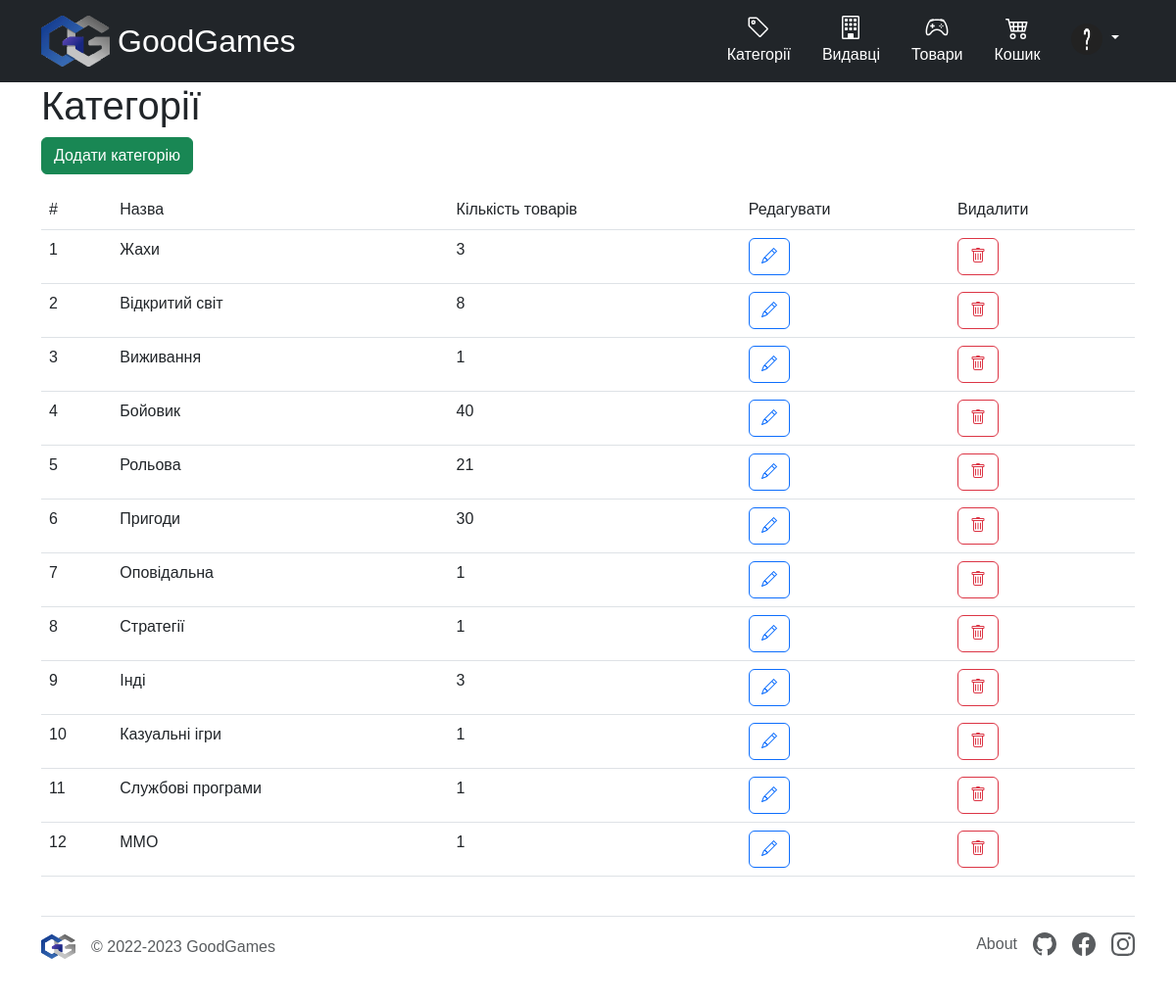
/category (signed in), run on the app's committed database.
### tables this page shows
CREATE TABLE `category` (
  `id` int NOT NULL,
  `name` varchar(255) NOT NULL
);

### core/Template.php (called while the page is built, shortened)
<?php
class Template
{
    protected $path;
    public function __construct($path)
    {
        $this->path = $path;
    }
    public function getHTML()
    {
        include($this->path);
        $html = ob_get_contents();
        return $html;
    }
}

### core/Controller.php (called while the page is built, shortened)
<?php
class Controller
{
    protected $viewPath;
    public function __construct()
    {
        $this->moduleName = \core\Core::getInstance()->app['moduleName'];
        $this->actionName = \core\Core::getInstance()->app['actionName'];
        $this->viewPath = "views/$this->moduleName/$this->actionName.php";
    }
    public function render($viewPath = null, $params = null)
    {
        if (empty($viewPath))
            $viewPath = $this->viewPath;
        $tpl = new Template($viewPath);
        if (!empty($params))
            $tpl->setParams($params);
        return $tpl->getHTML();
    }
}

### controllers/CategoryController.php (called while the page is built, shortened)
<?php
class CategoryController extends Controller
{
    public function indexAction()
    {
        $categories = Category::getCategoriesWithCount();
        return $this->render(null, [
            'categories' => $categories
        ]);
    }
}

### index.php (called while the page is built, shortened)
<?php
spl_autoload_register(function ($className) {
    $path = $className . '.php';
});
$core = core\Core::getInstance();
$core->Initialize();
$core->Run();

### models/User.php (called while the page is built, shortened)
<?php
class User
{
    public static $accessLevels = [
        'user' => 1,
        'admin' => 10,
        'superAdmin' => 11,
    ];
    public static function getCurrentAuthentificatedUser()
    {
        return $_SESSION['user'] ?? null;
    }
    public static function isAdmin()
    {
        $user = self::getCurrentAuthentificatedUser();
        return $user['access_level'] == self::$accessLevels['admin'] || $user['access_level'] == self::$accessLevels['superAdmin'];
    }
}

### core/DB.php (called while the page is built, shortened)
<?php
class DB
{
    protected $pdo;
    public function __construct($hostname, $login, $password, $database)
    {
        $this->pdo = new \PDO("mysql:host=$hostname;dbname=$database", $login, $password);
    }
    public function select($tableName, $fieldList = "*", $conditionArray = null)
    {
        if (is_string($fieldList))
            $fieldListString = $fieldList;
        $wherePartString = "";
        if (is_array($conditionArray)) {
            foreach ($conditionArray as $key => $value) {
                $parts[] = "$key = :$key";
            }
            $wherePartString = "WHERE " . implode(' AND ', $parts);
        }
        $res = $this->pdo->prepare("SELECT $fieldListString FROM $tableName $wherePartString");
        $res->execute($conditionArray);
        return $res->fetchAll(\PDO::FETCH_ASSOC);
    }
}

### models/Category.php (called while the page is built, shortened)
<?php
class Category
{
    protected static $tableName = 'category';
    public static function getCategoriesWithCount()
    {
        $rows = Core::getInstance()->db->select(self::$tableName);
        foreach ($rows as $key => $row) {
            $rows[$key]['count'] = CategoryList::getCategoryCount($row['id']);
        }
        return $rows;
    }
}

### models/CategoryList.php (called while the page is built, shortened)
<?php
class CategoryList
{
    protected static $tableName = 'category_list';
    public static function getCategoryCount($category_id)
    {
        $rows = Core::getInstance()->db->select(
            self::$tableName,
            '*',
            [
                'category_id' => $category_id
            ]
        );
        return count($rows);
    }
}

### views/category/index.php (the view, shortened to what this page needs)
<h1>Категорії</h1>
<?php if (User::isAdmin()): ?>
    <div class="mb-3">
        <a href="/category/add" class="btn btn-success">Додати категорію</a>
    </div>
<?php endif; ?>
<table class="table table-hover">
    <thead>
        <tr>
            <td>#</td>
            <td>Назва</td>
            <td>Кількість товарів</td>
            <?php if (User::isAdmin()): ?>
                <td>Редагувати</td>
                <td>Видалити</td>
            <?php endif; ?>
        </tr>
    </thead>
    <?php if (!empty($categories)): ?>
        <?php
        $index = 1;
        foreach ($categories as $row): ?>
            <tr onclick="trHref(event, '/product?categories_id%5B%5D=<?= $row['id'] ?>')" style="cursor:pointer;">
                <td>
                    <?= $index ?>
                </td>
                <td><?= $row['name'] ?></td>
                <td>
                    <?= $row['count'] ?>
                </td>
                <?php if (User::isAdmin()): ?>
                    <td>
                        <a href="/category/edit/<?= $row['id'] ?>" class="btn btn-outline-primary"></a>
                    </td>
                    <td>
                        <a href="/category/delete/<?= $row['id'] ?>" class="btn btn-outline-danger"></a>
                    </td>
                <?php endif; ?>
            </tr>
            <?php
            $index++;
        endforeach; ?>
    <?php endif; ?>
</table>

### themes/light/css/style.css (style rules this page uses)
body { display: flex; flex-direction: column; min-height: 100vh; font-family: "Motiva Sans", Sans-serif; }
.bi { vertical-align: -0.125em; fill: currentColor; }

### data on the page
category: name "Жахи", id "3"
category: name "Відкритий світ", count "8"
category: name "Виживання", count "1"
category: name "Бойовик", count "40"
category: name "Рольова", count "21"
category: name "Пригоди", count "30"
category: name "Оповідальна", count "1"
category: name "Стратегії", count "1"
category: name "Інді", count "3"
category: name "Казуальні ігри", count "1"
category: name "Службові програми", count "1"
category: name "ММО", count "1"
